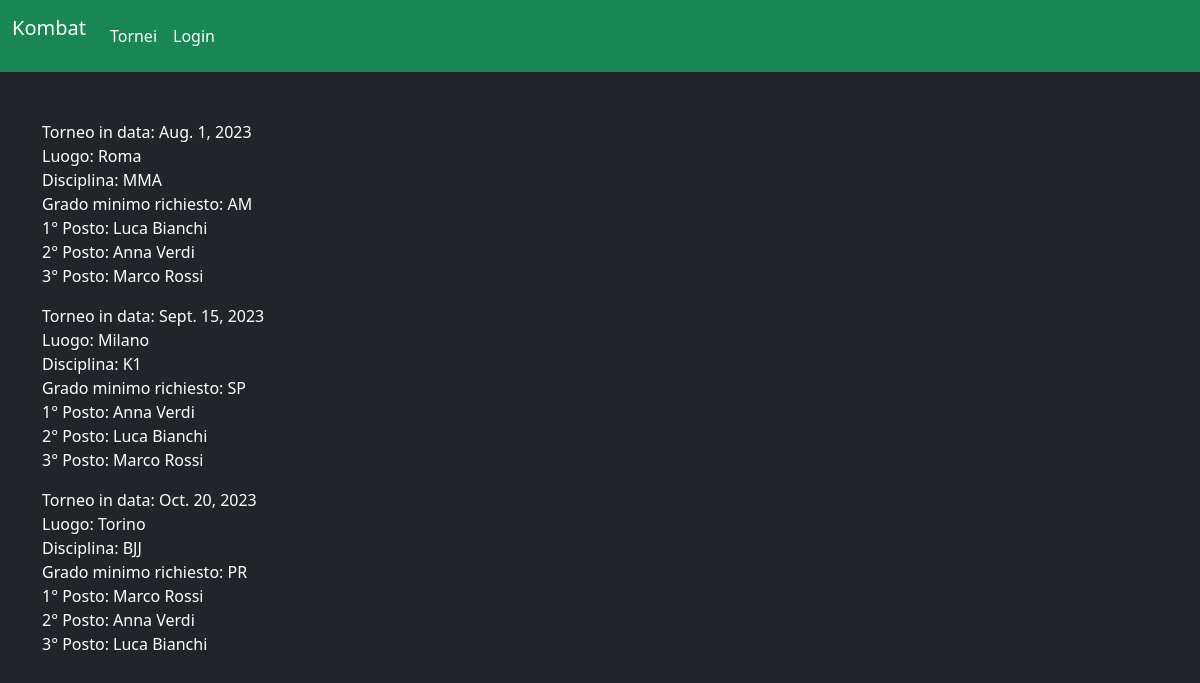
/tornei, run on the app's committed database.
### KombatApp/models.py (models this page shows)
class Torneo(models.Model):
    GRADI = [
        ('AM', 'Amatore'),
        ('SP', 'Semi-Pro'),
        ('PR', 'Professionista'),
    ]
    DISCIPLINE = [
        ('MMA', 'Mixed Martial Arts'),
        ('K1', 'KickBoxing'),
        ('BJJ', 'Brasilian Jiu-Jitsu'),
    ]
    ID_torneo = models.IntegerField(primary_key=True)
    gradoMin = models.CharField(null=False, choices=GRADI)
    luogo = models.CharField(max_length=150, null=False)
    data = models.DateField(null=False)
    podio = models.JSONField(null=False)
    disciplina = models.CharField(null=False, choices=DISCIPLINE)
    a_pagamento = models.BooleanField(null=False, default=False)
    id_incontro = models.ForeignKey(Incontro, on_delete=models.CASCADE, related_name='tornei')

### KombatApp/views.py (the view)
# urls.py: path('tornei', visualizzaTornei, name="visualizzaTornei"),
def visualizzaTornei(request):
    tornei = Torneo.objects.all().values('ID_torneo', 'a_pagamento', 'data', 'disciplina', 'gradoMin', 'luogo', 'organizzazione', 'podio')
    return render(request, 'visualizzaTornei.html', {'tornei':tornei})

### templates/visualizzaTornei.html (shortened to what this page needs)
{% extends "base.html" %}
{% block content %}
        <div>
            {% for torneo in tornei %}
                <p class="text-white">
                    Torneo in data: {{torneo.data}} <br>
                    Luogo: {{torneo.luogo}} <br>
                    Disciplina: {{torneo.disciplina}} <br>
                    Grado minimo richiesto: {{torneo.gradoMin}} <br>
                    1° Posto: {{torneo.podio.oro}} <br>
                    2° Posto: {{torneo.podio.argento}} <br>
                    3° Posto: {{torneo.podio.bronzo}} <br>
                </p>
            {% endfor %}
        </div>
{% endblock %}

### templates/base.html (shortened to what this page needs)
<!DOCTYPE html>
<html lang="it">
    <head>
        <link href="https://cdn.jsdelivr.net/npm/bootstrap@5.3.6/dist/css/bootstrap.min.css" rel="stylesheet">
    </head>
    <body class="bg-dark">
        {% include "header.html" %}
        <div class="container mt-5">
            {% block content %}
            {% endblock %}
        </div>
    </body>
</html>

### templates/header.html
<nav class="navbar navbar-expand-lg bg-success">
    <div class="container-fluid">
        <p class="text-white navbar-brand">
            Kombat
        </p>
        <div class="collapse navbar-collapse">
            <div class="navbar-nav">
                <a class="nav-link active text-white" aria-current="page" href="tornei">Tornei</a>
                <a class="nav-link active text-white" aria-current="page" href="login">Login</a>
            </div>
        </div>
    </div>
</nav>

### data on the page
Torneo: data "Aug. 1, 2023", luogo "Roma", disciplina "MMA", gradoMin "AM", podio.oro "Luca Bianchi", podio.argento "Anna Verdi", podio.bronzo "Marco Rossi"
Torneo: data "Sept. 15, 2023", luogo "Milano", disciplina "K1", gradoMin "SP", podio.oro "Anna Verdi", podio.argento "Luca Bianchi", podio.bronzo "Marco Rossi"
Torneo: data "Oct. 20, 2023", luogo "Torino", disciplina "BJJ", gradoMin "PR", podio.oro "Marco Rossi", podio.argento "Anna Verdi", podio.bronzo "Luca Bianchi"
